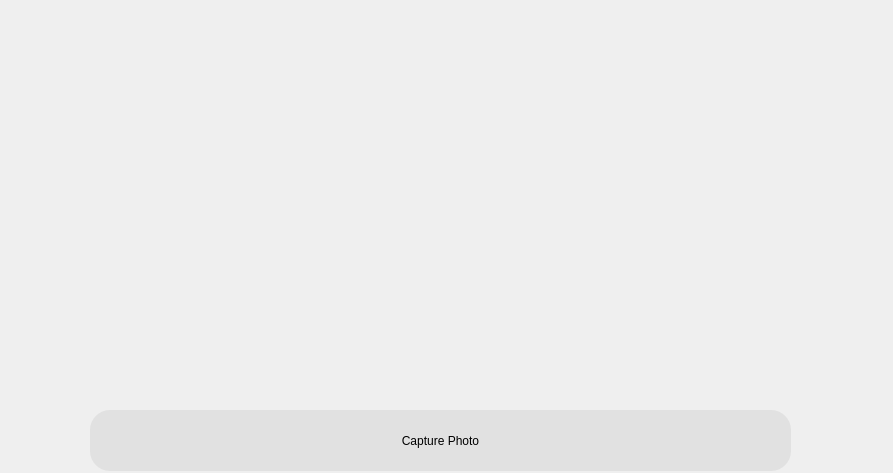
<?xml version="1.0" encoding="UTF-8"?>
<ui version="4.0">
 <class>camera</class>
 <widget class="QDialog" name="camera">
  <property name="geometry">
   <rect>
    <x>0</x>
    <y>0</y>
    <width>893</width>
    <height>473</height>
   </rect>
  </property>
  <property name="windowTitle">
   <string>Dialog</string>
  </property>
  <widget class="QCameraViewfinder" name="viewfinder" native="true">
   <property name="geometry">
    <rect>
     <x>0</x>
     <y>19</y>
     <width>883</width>
     <height>383</height>
    </rect>
   </property>
  </widget>
  <widget class="QPushButton" name="takeImageButton">
   <property name="enabled">
    <bool>false</bool>
   </property>
   <property name="geometry">
    <rect>
     <x>90</x>
     <y>410</y>
     <width>701</width>
     <height>61</height>
    </rect>
   </property>
   <property name="styleSheet">
    <string notr="true">font: 75 8pt &quot;MS Shell Dlg 2&quot;;
border-radius: 20px;
color: black;
padding: 0 8px;
background: #E1E1E1;
font: bold, &quot;Comic Sans MS&quot;;;
text-align:center;</string>
   </property>
   <property name="text">
    <string>Capture Photo</string>
   </property>
  </widget>
 </widget>
 <customwidgets>
  <customwidget>
   <class>QCameraViewfinder</class>
   <extends>QWidget</extends>
   <header>qcameraviewfinder.h</header>
   <container>1</container>
  </customwidget>
 </customwidgets>
 <resources/>
 <connections/>
</ui>
